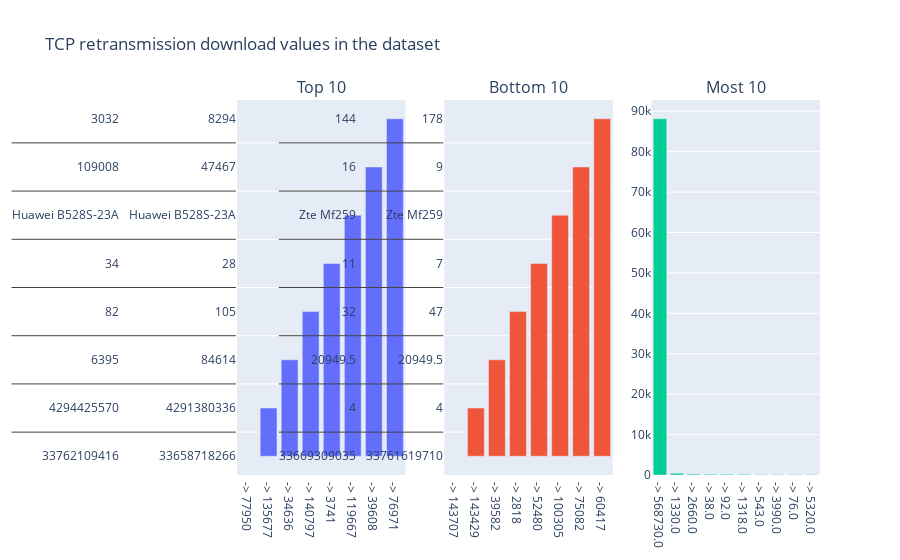

Notebook code cell kept with this figure:
### Code cell
plotly_multi_hist([top_10_dl, bot_10_dl, freq_10_dl], 1, 3, "TCP retransmission download values in the dataset", ['Top 10', 'Bottom 10', 'Most 10'])

### Figure 1 — Plotly figure (JSON) as saved in the notebook; plotly's stock layout.template omitted (floating-point values rounded to 4 significant figures)
{"data": [{"type": "bar", "x": ["-> 77950", "-> 135677", "-> 34636", "-> 140797", "-> 3741", "-> 119667", "-> 39608", "-> 76971", "-> 59011", "-> 41182"], "xaxis": "x", "y": [[33762109416, 4294425570, 6395, 82, 34, "Huawei B528S-23A", 109008, 3032], [33658718266, 4291380336, 84614, 105, 28, "Huawei B528S-23A", 47467, 8294], [33660452751, 4289876615, 54239036, 64, 46, "Huawei B528S-23A", 168898, 16444], [33698575965, 4289487601, 11989838, 244, 242, "Huawei B528S-23A", 26456, 5310], [33658706088, 4288060364, 60496, 62, 19, "Huawei B528S-23A", 80994, 13188], [33664689058, 4275259349, 232364, 462, 30, "Huawei B528S-23A", 48106, 7746], [33664907178, 4268431996, 215354, 305, 148, "Huawei B528S-23A", 52901, 2308], [33658281911, 4259996826, 177319, 79, 40, "Huawei B528S-23A", 45913, 2926], [33762333446, 4256650017, 4966022, 73, 40, "Huawei B528S-23A", 54241, 2570], [33658633234, 4254643827, 15816, 61, 27, "Huawei B528S-23A", 87516, 29617]], "yaxis": "y"}, {"type": "bar", "x": ["-> 143707", "-> 143429", "-> 39582", "-> 2818", "-> 52480", "-> 100305", "-> 75082", "-> 60417", "-> 125088", "-> 59708"], "xaxis": "x2", "y": [[33669309035, 4, 20950.0, 32, 11, "Zte Mf259", 16, 144], [33761619710, 4, 20950.0, 47, 7, "Zte Mf259", 9, 178], [33761544858, 4, 1318, 63, 1, "Zte Mf259", 6, 60], [33699060950, 4, 20950.0, 37, 8, "Zte Mf259", 16, 143], [33763938150, 4, 95464, 28, 18, "Zte Mf259", 11, 175], [33669328368, 4, 5296, 35, 2, "Zte Mf259", 13, 238], [33761506920, 4, 20950.0, 40, 4, "Zte Mf259", 11, 166], [33763992917, 4, 77762, 21, 2, "Zte Mf259", 15, 184], [33761543605, 2, 20950.0, 28, 4, "Zte Mf259", 12, 191], [33664535559, 2, 21557, 437, 4, "Zte Mf259", 12, 171]], "yaxis": "y2"}, {"type": "bar", "x": ["-> 568730.0", "-> 1330.0", "-> 2660.0", "-> 38.0", "-> 92.0", "-> 1318.0", "-> 543.0", "-> 3990.0", "-> 76.0", "-> 5320.0"], "xaxis": "x3", "y": [88146, 433, 219, 200, 192, 156, 133, 114, 108, 102], "yaxis": "y3"}], "layout": {"annotations": [{"font": {"size": 16}, "showarrow": false, "text": "Top 10", "x": 0.1444, "xanchor": "center", "xref": "paper", "y": 1, "yanchor": "bottom", "yref": "paper"}, {"font": {"size": 16}, "showarrow": false, "text": "Bottom 10", "x": 0.5, "xanchor": "center", "xref": "paper", "y": 1, "yanchor": "bottom", "yref": "paper"}, {"font": {"size": 16}, "showarrow": false, "text": "Most 10", "x": 0.8556, "xanchor": "center", "xref": "paper", "y": 1, "yanchor": "bottom", "yref": "paper"}], "showlegend": false, "title": {"text": "TCP retransmission download values in the dataset"}, "xaxis": {"anchor": "y", "domain": [0, 0.2889]}, "xaxis2": {"anchor": "y2", "domain": [0.3556, 0.6444]}, "xaxis3": {"anchor": "y3", "domain": [0.7111, 1]}, "yaxis": {"anchor": "x", "domain": [0, 1]}, "yaxis2": {"anchor": "x2", "domain": [0, 1]}, "yaxis3": {"anchor": "x3", "domain": [0, 1]}}}
